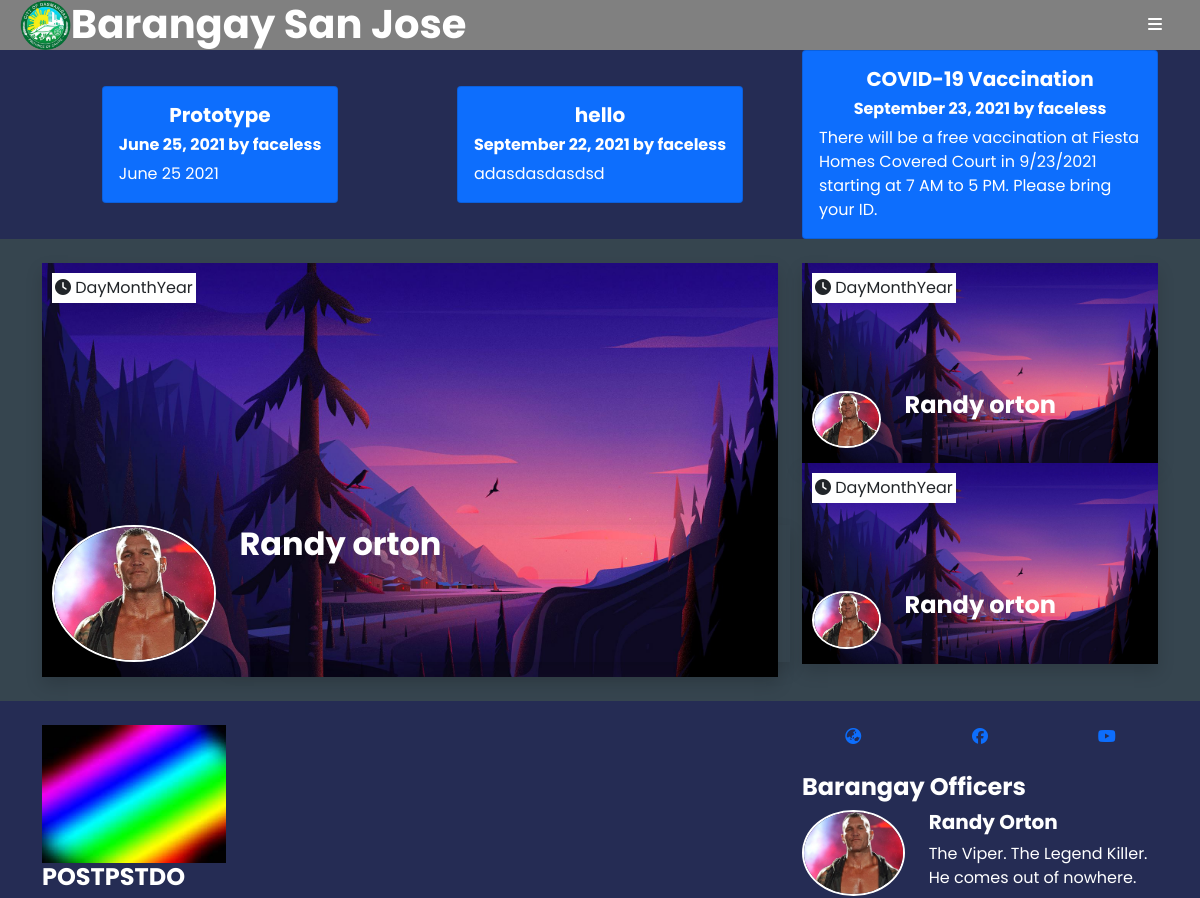
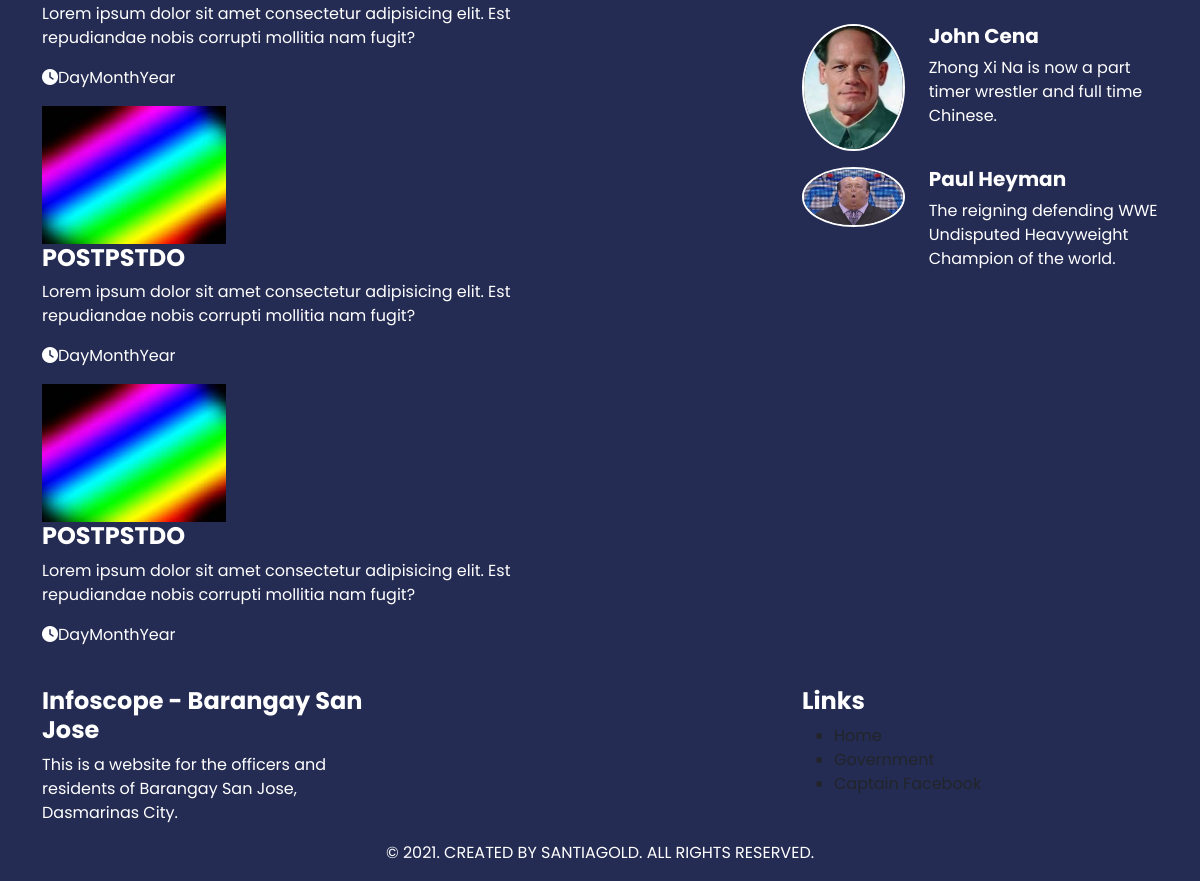
The page / on the database its author committed (2 pictures, top to bottom).
### tables this page shows
CREATE TABLE `posts` (
  `id` int(11) NOT NULL,
  `title` varchar(300) NOT NULL,
  `content` longtext NOT NULL,
  `author` varchar(100) NOT NULL,
  `date` datetime NOT NULL DEFAULT current_timestamp()
);

### index.php (the view, shortened to what this page needs)
<?php
	include_once("connections/db.inc.php");
?>
<!DOCTYPE html>
	<html lang="en">
	<head>
		<link href="https://cdn.jsdelivr.net/npm/bootstrap@5.0.0-beta3/dist/css/bootstrap.min.css" rel="stylesheet">
		<link rel="stylesheet" href="css/style.css">
	</head>
	<body>
	<?php include_once("nav.php") ?>
		<?php
			$query = "SELECT * FROM posts";
			$result = $db->prepare($query);
   			$result->execute();
		?>
		<div class="container">
			<div class="row">
				<?php while($row = $result->fetch()) { ?>
					<div class="counter col-md-4 d-flex justify-content-center align-items-center">
						<div class="card bg-primary">
							<div class="card-body">
								<h5 class="card-title text-center"><?php echo $row["title"]; ?></h5>
								<h6 class="card-title text-center"><?php echo date("F d, Y", strtotime($row["date"]))." by ". $row['author'] ?></h6>
								<p class="card-text justify-content-center"> <?php echo $row["content"]; ?></p>
							</div>
						</div>
					</div>
				<?php }  ?>
			</div>
		</div>
		<section class="hero py-4">
			<div class="container">
				<div class="row">
					<div class="col-lg-8">
						<div class="hero-post shadow">
							<img class="img-fluid max-width" alt="" src="img/02.jpg">
							<div class="hero-post-badges">
								<i class="fas fa-clock"></i>
								<span>DayMonthYear</span>
							</div>
							<div class="hero-post-content">
								<div class="row">
									<div class="authorpic col-3">
										<img class="img-fluid rounded-circle" alt="Author" src="img/author.jpg">
									</div>
									<div class="headline col-9 align-text-bottom shadow">
										<h2>Randy orton</h2>
									</div>
								</div>
							</div>
						</div>
					</div>
					<div class="col-lg-4">
						<div class="hero-post shadow">
							<img class="img-fluid max-width" alt="" src="img/02.jpg">
							<div class="hero-post-badges">
								<i class="fas fa-clock"></i>
								<span>DayMonthYear</span>
							</div>
							<div class="hero-post-content">
								<div class="row">
									<div class="col-3">
										<img class="img-fluid rounded-circle" alt="Author" src="img/author.jpg">
									</div>
									<div class="col-9">
										<h3>Randy orton</h3>
									</div>
								</div>
							</div>
						</div>
						<div class="hero-post shadow">
							<img class="img-fluid max-width" alt="" src="img/02.jpg">
							<div class="hero-post-badges">
								<i class="fas fa-clock"></i>
								<span>DayMonthYear</span>
							</div>
							<div class="hero-post-content">
								<div class="row">
									<div class="col-3">
									<img class="img-fluid rounded-circle" alt="Author" src="img/author.jpg">
									</div>
									<div class="col-9">
										<h3>Randy orton</h3>
									</div>
								</div>
							</div>
						</div>
					</div>
				</div>
			</div>
		</section>
		<section class="blog-posts py-4">
			<div class="container">
				<div class="row">
					<div class="col-md-8">
						<article class="blog-post">
							<div class="col-sm-3">
								<img class="img-fluid" alt="" src="img/01.jpg">
							</div>
							<div class="col-sm-9">
								<h3>POSTPSTDO</h3>
								<p>Lorem ipsum dolor sit amet consectetur adipisicing elit. Est repudiandae nobis corrupti mollitia nam fugit?</p>
							</div>
							<div class="blog-post-badge">
								<p><i class="fas fa-clock"></i>DayMonthYear</p>
							</div>
						</article>
						<article class="blog-post">
							<div class="col-sm-3">
								<img class="img-fluid" alt="" src="img/01.jpg">
							</div>
							<div class="col-sm-9">
								<h3>POSTPSTDO</h3>
								<p>Lorem ipsum dolor sit amet consectetur adipisicing elit. Est repudiandae nobis corrupti mollitia nam fugit?</p>
							</div>
							<div class="blog-post-badge">
								<p><i class="fas fa-clock"></i>DayMonthYear</p>
							</div>
						</article>
						<article class="blog-post">
							<div class="col-sm-3">
								<img class="img-fluid" alt="" src="img/01.jpg">
							</div>
							<div class="col-sm-9">
								<h3>POSTPSTDO</h3>
								<p>Lorem ipsum dolor sit amet consectetur adipisicing elit. Est repudiandae nobis corrupti mollitia nam fugit?</p>
							</div>
							<div class="blog-post-badge">
								<p><i class="fas fa-clock"></i>DayMonthYear</p>
							</div>
						</article>
					</div>
					<aside class="col-md-4">
						<div class="row text-center">
							<div class="col-sm-4">
								<a class="links py-4 w-100">
									<i class="fas fa-globe-asia"></i>
								</a>
							</div>
							<div class="col-sm-4">
								<a class="links py-4 w-100">
									<i class="fab fa-facebook"></i>
								</a>
							</div>
							<div class="col-sm-4">
								<a class="links py-4 w-100">
									<i class="fab fa-youtube"></i>
								</a>
							</div>
						</div>
							<h4 class="aside-heading mt-4">Barangay Officers</h4>
							<article class="row officers mb-3">
								<div class="col-sm-4">
									<img class="img-fluid rounded-circle" alt="" src="img/author.jpg">
								</div>
								<div class="col-sm-8">
									<h5>Randy Orton</h5>
									<p>The Viper. The Legend Killer. He comes out of nowhere.</p>
								</div>
							</article>
							<article class="row officers mb-3">
								<div class="col-sm-4">
									<img class="img-fluid rounded-circle" alt="" src="img/author2.jpg">
								</div>
								<div class="col-sm-8">
									<h5>John Cena</h5>
									<p>Zhong Xi Na is now a part timer wrestler and full time Chinese.</p>
								</div>
							</article>
							<article class="row officers mb-3">
								<div class="col-sm-4">
									<img class="img-fluid rounded-circle" alt="" src="img/author3.jpg">
								</div>
								<div class="col-sm-8">
									<h5>Paul Heyman</h5>
									<p>The reigning defending WWE Undisputed Heavyweight Champion of the world.</p>
								</div>
							</article>
						</div>
				</div>
		</section>
		<footer>
			<div class="container">
				<div class="row">
					<div class="col-md-4">
						<h4>Infoscope - Barangay San Jose</h4>
						<p>This is a website for the officers and residents of Barangay San Jose, Dasmarinas City.</p>
					</div>
					<div class="col-md-4 text-center">
					</div>
					<div class="col-md-4">
						<h4>Links</h4>
						<ul>
							<li>Home</li>
							<li>Government</li>
							<li>Captain Facebook</li>
						</ul>
					</div>
				</div>
				<div class="w-100 text-center copyright">
					<p>&copy; 2021. CREATED BY SANTIAGOLD. ALL RIGHTS RESERVED.</p>
				</div>
			</div>
		</footer>
	</body>
</html>

### nav.php (shortened to what this page needs)
<div class="header">
				<img class="emblem" src="img/dasmalogo.png">
				<a class="hometitle" href="index.php"><h1>Barangay San Jose</h1></a>
			<button class="hamburger" id="hamburger"><i class="fas fa-bars"></i></button>
</div>

### css/style.css (style rules this page uses)
p { color: #ffffff; }
h1, h2, h3, h4, h5, h6 { color: #ffff; font-weight: 700; }
h3 { font-size: 1.5rem; }
body { --header-height: 50px; background-color: rgb(37, 44, 84); font-family: 'Poppins', sans-serif; margin: var(--header-height) 0 0 0; overflow: auto; }
.hometitle { text-decoration: none; }
.header { padding-left: 20px; padding-right: 20px; z-index: 8; position: fixed; top: 0; left: 0; width: 100%; height: var(--header-height); background: grey; display: flex; }
.hamburger { cursor: pointer; background: none; outline: none; border: none; color: #ffff; width: var(--header-height); flex-shrink: 0; margin-left: auto; }
.hero { background-color: #36454F; }
.hero-post { position: relative; }
.hero-post-badges { position: absolute; top: 10px; left: 10px; background-color: #ffffff; padding: 3px; }
.hero-post-content { position: absolute; bottom: 15px; margin-left: 10px; }
.rounded-circle { filter: none; border: 2px solid #ffffff; border-radius:50%; width:100%; }
.hero-post-content img { max-width: 100%; height: auto; }

### rows shown on the page
posts: title "Prototype", date "June 25, 2021", author "faceless", content "June 25 2021"
posts: title "hello", date "September 22, 2021", author "faceless", content "adasdasdasdsd"
posts: title "COVID-19 Vaccination", date "September 23, 2021", author "faceless", content "There will be a free vaccination at Fiesta Homes Covered Court in 9/23/2021 starting at 7 AM to 5 PM. Please bring your ID."
